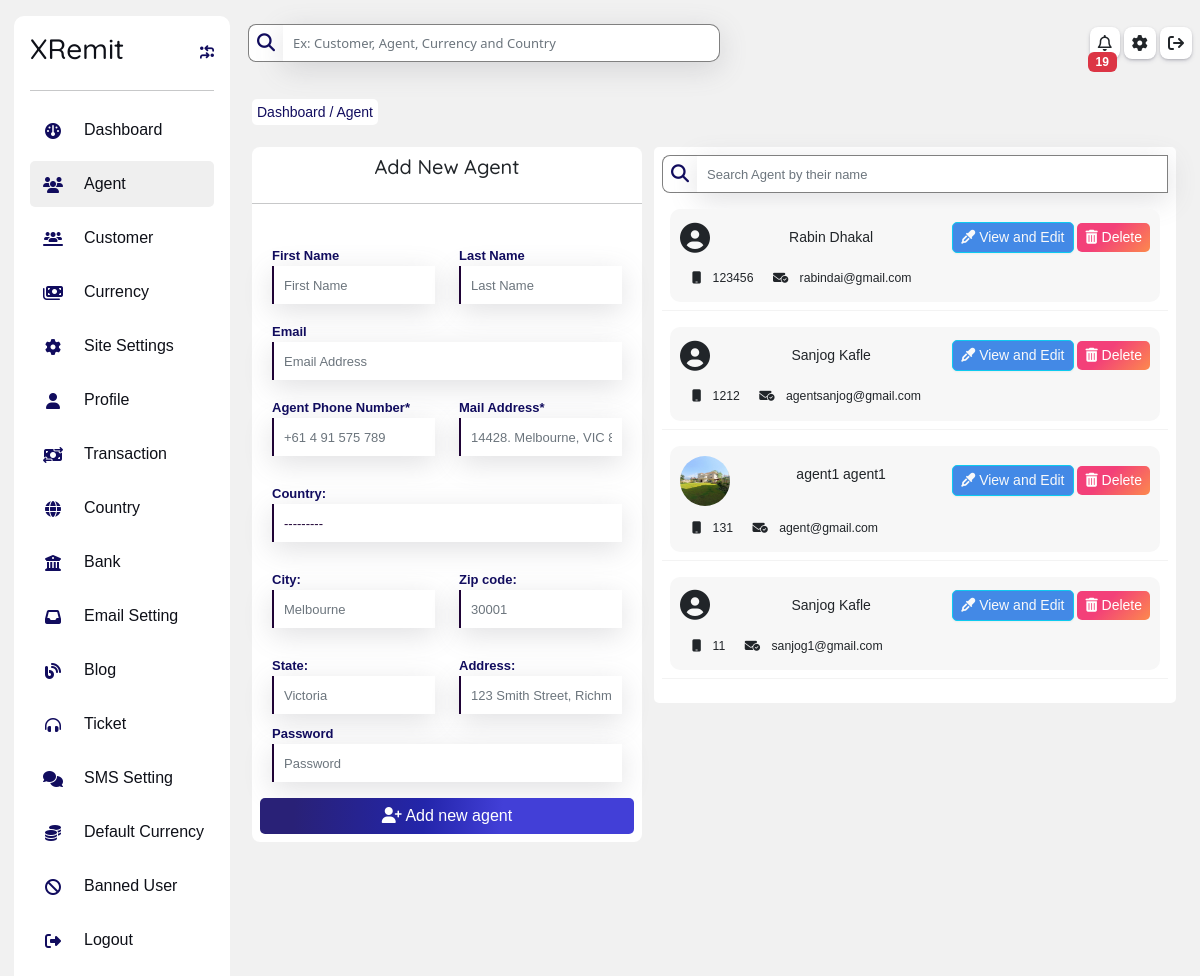
/owner/agent-data, run on the app's committed database.
### remit/homepage/models.py (models this page shows, shortened)
class CustomUser(AbstractUser):
    user_type_data = (("owner", "owner"), ("agent", 'agent'), ("customer", 'customer'))
    user_type = models.CharField(default = "owner", choices = user_type_data, max_length = 20)
    email = models.EmailField(unique = True)

class Agent(models.Model):
    admin = models.OneToOneField(CustomUser, related_name ="agent", on_delete=models.CASCADE, null = True, blank = True)
    mail_address = models.CharField(max_length=100, null = True, blank = True)
    state = models.CharField(max_length=100, null = True, blank = True)
    zip_code = models.IntegerField(null = True, blank = True)
    city = models.CharField(max_length=100, null = True, blank = True)
    country = models.ForeignKey(Country, related_name='agent_country', on_delete=models.CASCADE, null = True, blank= True)
    address = models.CharField(max_length = 200, null = True, blank = True)
    created_at = models.DateTimeField(auto_now_add= True)
    profil_pic = models.ImageField(upload_to ="profile_pic/agent/", null = True, blank = True)
    number = models.BigIntegerField(null = True, blank = True)
    updated_at = models.DateTimeField(auto_now=True)
    added_by = models.ForeignKey(CustomUser, null=True, blank = True, related_name = 'agent_adder', on_delete = models.CASCADE)
    objects = models.Manager()

### remit/owner/views.py (the view, shortened to what this page needs)
# urls.py: path('agent-data', views.AgentView, name = "agent"),
def AgentView(request):
    template_name = 'owner/agent.html'
    dist = {
            'agent_form':AgentForm(),
            'form_head': "Add new agent",
            'button':"Add new agent",
            'agent': CustomUser.objects.filter(user_type = "agent").order_by('-id')
        }
    noti = notification(request)
    dist.update(noti)
    return render(request, template_name,dist)

### remit/homepage/forms.py
class AgentForm(forms.ModelForm):
    class Meta:
        model = Agent
        fields = ('__all__')
        widgets = {
            'number': forms.NumberInput(attrs={'class':'form-control', 'placeholder':'+61 4 91 575 789'}),
            'mail_address': forms.TextInput(attrs={'class':'form-control', 'placeholder':'14428. Melbourne, VIC 8001'}),
            'state': forms.TextInput(attrs={'class':'form-control', 'placeholder':'Victoria'}),
            'zip_code' : forms.NumberInput(attrs={'class':'form-control', 'placeholder':'30001'}),
            'city' : forms.TextInput(attrs={'class':'form-control', 'placeholder':'Melbourne'}),
            'country' : forms.Select(attrs={'class':'form-control', 'placeholder':'Australia'}),
            'address' : forms.TextInput(attrs={'class':'form-control', 'placeholder':'123 Smith Street, Richmond, Victoria'}),
            'profil_pic' : forms.FileInput(attrs={'accept':"image/*", 'class':'form-control', 'placeholder':'Profile Picture'}),
        }

### remit/homepage/models.py (called while the page is built)
    def __str__(self):
        return self.name

    def __str__(self):
        return self.name

### remit/owner/views.py (called while the page is built)
def notification(request):
    noti = AdminNotification.objects.filter(seen= False).order_by('-id')
    count = noti.filter(seen= False).count()
    try:
       navbarstatus= request.session['navbar']
    except:
        navbarstatus= 'big'
    li = {
        'noti':noti,
        'noti_count':count,
        'navbarstatus':navbarstatus
    }
    return li

### remit/template/owner/agent.html (shortened to what this page needs)
{% extends 'owner/dashboard.html' %}
{% load static %}
{% block inside %}
<div class="row p-0 m-0 mt-3">
    <div>
      <div class="topBox mt-3 p-2">
        <small>This is Agent details page where you can addd-update-delete Agent/small>
      </div>
    </div>
    <div class="mt-3 mb-3">
      <span class="breadcum">
        <a href="{%url 'owner:dashboard'%}">
            Dashboard
        </a>/
            Agent
      </span>
    </div>
    <div class="row p-0 m-0 mt-3">
        <div class="col-lg-5 col-12 m-0 p-0 mt-2">
            <div id="login-card" class="p-0 m-0">
                <h5 class="m-0 p-2 text-capitalize text-center">{{form_head}}</h5>
                <hr>
                <form class="p-2" action="" method="post">
                    <div class="row p-0 m-0">
                        <div class="col-6 mt-2">
                            <label for="first_name">First Name</label>
                            <input type="text" name="first_name" id="" required class="form-control" placeholder="First Name">
                        </div>
                        <div class="col-6 mt-2">
                            <label for="last_name">Last Name</label>
                            <input type="text" name="last_name" id="" required class="form-control" placeholder="Last Name">
                        </div>
                        <div class="col-12 mt-2">
                            <label for="email">Email</label>
                            <input type="email" name="email" id="" required class="form-control" placeholder="Email Address">
                        </div>
                        <div class="col-6 mt-2">
                            <label for="email">
                                Agent Phone Number*
                            </label>
                            {{agent_form.number}}
                        </div>
                        <div class="col-6 mt-2">
                            <label for="email">
                                Mail Address*
                            </label>
                            {{agent_form.mail_address}}
                        </div>
                        <div class="col-12 mt-2">
                            <label for="email">{{agent_form.country.label_tag}}</label>
                            {{agent_form.country}}
                        </div>
                        <div class="col-6 mt-2">
                            <label for="email">{{agent_form.city.label_tag}}</label>
                            {{agent_form.city}}
                        </div>
                        <div class="col-6 mt-2">
                            <label for="email">{{agent_form.zip_code.label_tag}}</label>
                            {{agent_form.zip_code}}
                        </div>
                        <div class="col-6 mt-2">
                            <label for="email">{{agent_form.state.label_tag}}</label>
                            {{agent_form.state}}
                        </div>
                        <div class="col-6 mt-2">
                            <label for="email">{{agent_form.address.label_tag}}</label>
                            {{agent_form.address}}
                        </div>
                        <div class="col-12">
                            <label for="password">Password</label>
                            <input type="password" name="password" id="" required class="form-control" placeholder="Password">
                        </div>
                        <button class="btn btn-primary mt-3" type="submit">
                            <i class="fa fa-user-plus"></i>  {{button}}
                        </button>
                    </div>
                </form>
            </div>
        </div>
        <div class="col-lg-7 col-12 mt-2">
            <div class="p-2 card">
                <div class=" login-flex d-flex my-auto" style="width: 100%;">
                    <i class="fa fa-magnifying-glass my-auto p-2"></i>
                    <input type="text" name="search"  id="search" onkeyup="SearchName()" class="form-control"  placeholder="Search Agent by their name" required id="">
                   </div>
                <table class="table border-1 " id="myTable">
                    <tbody>
                        {% for i in agent  %}
                            <tr>
                                <td>
                                    <div class="item-list-div mt-2 p-1">
                                        <div class="d-flex justify-content-between">
                                            {% if i.agent.profil_pic %}
                                                <img class="my-auto" src="{{i.agent.profil_pic.url}}" alt="" style="height: 50px; width: 50px; border-radius: 50%;">
                                            {%else%}
                                                <i class="fa fa-user-circle my-auto" style="font-size: 30px;">
                                                </i>
                                            {% endif %}
                                            <p class="m-0 p-2">
                                                {{i.get_full_name}}
                                            </p>
                                            <div class="my-auto">
                                                <a href="{%url 'owner:agentProfile' i.id%}">
                                                    <button class="btn btn-sm btn-info text-white">
                                                        <span class="text-light">
                                                            <i class="fa fa-eye-dropper"></i>
                                                            View and Edit
                                                        </span>
                                                    </button>
                                                </a>
                                                <button class="btn btn-sm btn-danger" data-bs-toggle="modal" data-bs-target="#exampleModal{{i.id}}">
                                                    <i class="fa fa-trash-alt"></i>
                                                    Delete
                                                </button>
                                            </div>
                                        </div>
                                        <div class="mt-2">
                                            <small class="p-1">
                                                <i class="fa fa-mobile p-2"></i>
                                                {{i.agent.number}}
                                            </small>
                                            <small class="p-1">
                                                <i class="fa fa-envelope-circle-check p-2"></i>
                                                {{i.email}}
                                            </small>
                                        </div>
                                    </div>
                                </td>
                            </tr>
                        {% endfor %}
                    </tbody>
                </table>
            </div>
        </div>
    </div>
</div>
{% endblock inside %}

### remit/static/css/style.css (style rules this page uses)
.btn-primary { background-image: linear-gradient(92.88deg, #292177 9.16%, #2325aa 43.89%, #423fd7 64.72%); border-radius: 5px; border-style: none; color: #FFFFFF; cursor: pointer; font-weight: 500; text-align: center; transition: all .5s; }
.btn-danger { align-items: center; background-image: linear-gradient(135deg, #f34079 40%, #fc894d); border: 0; border-radius: 5px; box-sizing: border-box; color: #fff; cursor: pointer; }
.btn-info { background-color: #4389e6; border-radius: 5px; box-sizing: border-box; color: #111827; text-align: center; text-decoration-thickness: auto; box-shadow: 0 1px 2px 0 rgba(0, 0, 0, 0.05); cursor: pointer; user-select: none; -webkit-user-select: none; touch-action: manipulation; }
.form-control { color: rgb(31, 3, 54); font-size: 13px; border: none; border-left:2px solid rgb(31, 3, 54); height: 38px; background-color: white; box-shadow: rgba(100, 100, 111, 0.2) 0px 7px 29px 0px; padding: 10px; border-radius: 0px; }
.card { border-radius: 5px; border: none!important; }
h1, h2, h3, h4, h5, h6 { font-family: 'Quicksand', sans-serif; }
body { background-color: #f1f1f1; }
#login-card { background-color: rgb(255, 255, 255); border-radius: 8px; }
.login-flex i { background-color: white; font-size: 18px; height: 38px; border-left: 1px solid grey; border-top: 1px solid grey; border-bottom: 1px solid grey; color: #110c5e; border-top-left-radius: 8px; border-bottom-left-radius: 8px; box-shadow: rgb(rgb(1rgb(169, 169, 169)84, 184), rgb(141rgb(92, 92, 92)1, 141), #1e1780); }
.breadcum { padding: 5px; font-weight:300; background-color: rgb(255, 255, 255); color: #110c5e; border-radius: 5px; box-shadow: rgba(50, 50, 93, 0.25) 0px 50px 100px -20px, rgba(0, 0, 0, 0.3) 0px 30px 60px -30px; }
.topBox { background-color: white; border-radius: 5px; display: none; }
.item-list-div { background-color: #f7f7f7; padding: 10px!important; border-radius: 10px; }
#search { border: none; border-right: 1px solid grey; border-top: 1px solid grey; border-bottom: 1px solid grey; border-bottom-left-radius: 0px; border-top-left-radius: 0px; }
#myTable { outline: none!important; border-color: #f3f3f3; }
label { color: #110c5e; font-size: 13px; font-family:sans-serif; font-weight: bold; margin-top: 10px!important; }

### data on the page
CustomUser: get_full_name "Rabin Dhakal", agent.number "123456", email "rabindai@gmail.com"
CustomUser: get_full_name "Sanjog Kafle", agent.number "1212", email "agentsanjog@gmail.com"
CustomUser: agent.profil_pic (picture), get_full_name "agent1 agent1", agent.number "131", email "agent@gmail.com"
CustomUser: get_full_name "Sanjog Kafle", agent.number "11", email "sanjog1@gmail.com"

### other printed values
{{ noti_count }} "19"
{{ agent_form.country.label_tag }} "Country:"
{{ agent_form.city.label_tag }} "City:"
{{ agent_form.zip_code.label_tag }} "Zip code:"
{{ agent_form.state.label_tag }} "State:"
{{ agent_form.address.label_tag }} "Address:"
{{ button }} "Add new agent"
